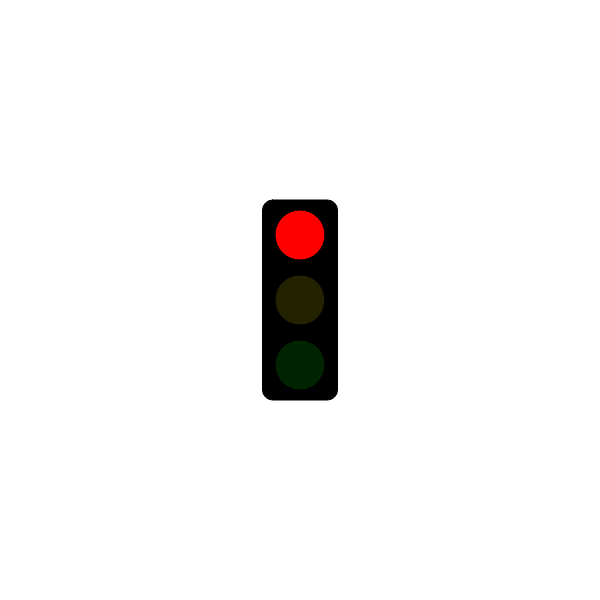
Frame 1 (no input)
Frame 60 (no input): identical to frame 1, image omitted
Frame 120 (the mouse pressed at the canvas centre since frame 60): identical to frame 1, image omitted

The p5.js sketch that drew this single still picture (run headless with seeded random() and noise() and a simulated clock; from frame 60 on, the mouse is pressed at the canvas centre):

// p5.js sketch
// ── sketch.js

// Traffic Light
// Tyler Boechler
// Sept 25, 2018

// GOAL: make a 'traffic light' simulator. For now, just have the light
// changing according to time. You may want to investigate the millis()
// function at https://p5js.org/reference/

let state;
let lastTimeSwitchedColour;

const redLightDuration = 10000;
const yellowLightDuration = 2000;
const greenLightDuration = 6000;

function setup() {
  createCanvas(600, 600);

  state = 1;
  lastTimeSwitchedColour = 0;
}

function draw() {
  background(255);
  drawOutlineOfLights();
  changeState();
  displayCorrectLight();
}

function drawOutlineOfLights() {
  //box
  rectMode(CENTER);
  fill(0);
  rect(width/2, height/2, 75, 200, 10);

  fill(35, 0, 0);
  ellipse(width/2, height/2 - 65, 50, 50); //top
  fill(35, 35, 0);
  ellipse(width/2, height/2, 50, 50); //middle
  fill(0, 35, 0);
  ellipse(width/2, height/2 + 65, 50, 50); //bottom
}

function changeState() {
  let elapsedTime = millis() - lastTimeSwitchedColour;
  if (state === 1 && millis() - lastTimeSwitchedColour >= redLightDuration) {
    state = 2;
    lastTimeSwitchedColour = millis();
  }
  if (state === 2 && millis() - lastTimeSwitchedColour >= greenLightDuration) {
    state = 3;
    lastTimeSwitchedColour = millis();
  }
  if (state === 3 && millis() - lastTimeSwitchedColour >= yellowLightDuration) {
    state = 1;
  }
}


function displayRedLight(){
  fill(255, 0, 0);
  ellipse(width/2, height/2 - 65, 50, 50); //top
}

function displayGreenLight(){
  fill(0, 255, 0);
  ellipse(width/2, height/2 + 65, 50, 50); //bottom
}

function displayYellowLight(){
  fill(255, 255, 0);
  ellipse(width/2, height/2, 50, 50); //middle
}

function displayCorrectLight() {
  if (state === 1) {
    displayRedLight();
  }
  if (state === 2) {
    displayGreenLight();
  }
  if (state === 3) {
    displayYellowLight();
  }
}

function changeLights() {

}
